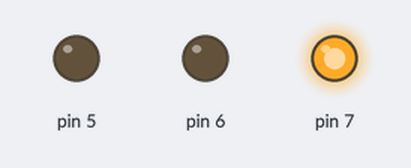
Bench run of a sketch on a simulated Arduino Uno, built with avr-gcc and run on an emulated ATmega328P. Shown: output pins drawn as LEDs (lit = HIGH).

Above: at 4.0 s.
At 10.0 s:
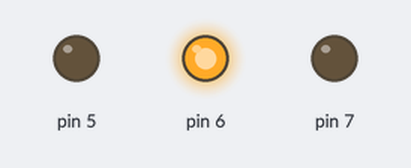
At 17.0 s:
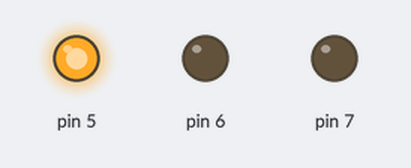
Timing chart, 0 to 28.6 s (numbered marks = the images above):
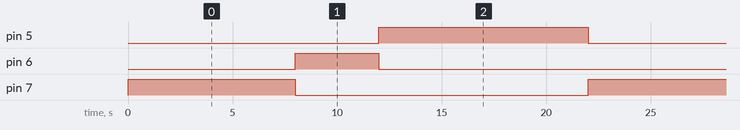

The sketch:

201276741.ino
```cpp
void setup(){
  pinMode(7, OUTPUT);
  pinMode(6, OUTPUT);
  pinMode(5, OUTPUT);
  Serial.begin(9600);

}

void loop(){
  digitalWrite(7, HIGH);
  digitalWrite(6, LOW);
  digitalWrite(5, LOW);
  delay(8000);
  digitalWrite(7, LOW);
  digitalWrite(6, HIGH);
  digitalWrite(5, LOW);
  delay(4000);
  digitalWrite(7, LOW);
  digitalWrite(6, LOW);
  digitalWrite(5, HIGH);
  delay(10000);
}
```

Measured:
- by itself, pin 5: alternates HIGH for 10.0 s and LOW for 12.0 s
- by itself, pin 6: alternates HIGH for 4.0 s and LOW for 18.0 s
- by itself, pin 7: alternates HIGH for 8.0 s and LOW for 14.0 s
